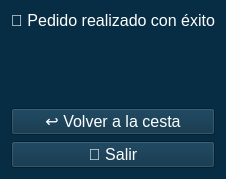
<?xml version="1.0" encoding="UTF-8"?>
<ui version="4.0">
 <class>FinPedidoUI</class>

 <widget class="QWidget" name="FinPedidoUI">
  <property name="styleSheet">
   <string>
    background-color:#072D44;
    color:white;
    font-size:16px;
   </string>
  </property>

  <layout class="QVBoxLayout" name="layout">

   <item>
    <widget class="QLabel" name="lblTitulo">
     <property name="text">
      <string>🎉 Pedido realizado con éxito</string>
     </property>
     <property name="alignment">
      <set>Qt::AlignCenter</set>
     </property>
    </widget>
   </item>

   <item>
    <widget class="QLabel" name="lblCodigo"/>
   </item>

   <item>
    <widget class="QLabel" name="lblTotal"/>
   </item>

   <item>
    <widget class="QLabel" name="lblPuntos"/>
   </item>

   <item>
    <widget class="QPushButton" name="btnVolver">
     <property name="text">
      <string>↩ Volver a la cesta</string>
     </property>
    </widget>
   </item>

   <item>
    <widget class="QPushButton" name="btnSalir">
     <property name="text">
      <string>🚪 Salir</string>
     </property>
    </widget>
   </item>

  </layout>
 </widget>
</ui>
